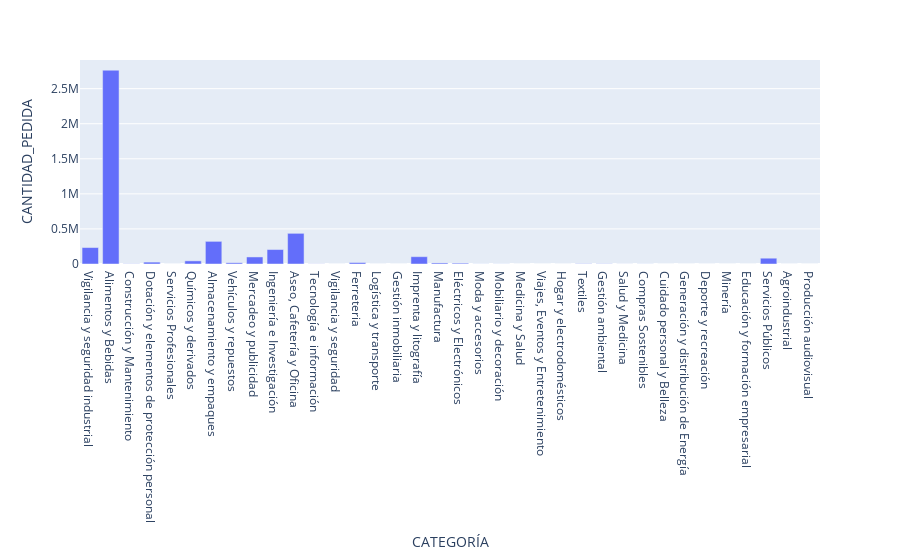

The notebook cell saved with this chart:
### Code cell
px.bar(df_CAT, y='CANTIDAD_PEDIDA')

### Figure 1 — Plotly figure (JSON) as saved in the notebook; plotly's stock layout.template omitted (floating-point values rounded to 4 significant figures)
{"data": [{"alignmentgroup": "True", "hovertemplate": "CATEGORÍA=%{x}<br>CANTIDAD_PEDIDA=%{y}<extra></extra>", "legendgroup": "", "marker": {"color": "#636efa", "pattern": {"shape": ""}}, "name": "", "offsetgroup": "", "orientation": "v", "showlegend": false, "textposition": "auto", "type": "bar", "x": ["Vigilancia y seguridad industrial", "Alimentos y Bebidas", "Construcción y Mantenimiento", "Dotación y elementos de protección personal", "Servicios Profesionales", "Químicos y derivados", "Almacenamiento y empaques", "Vehículos y repuestos", "Mercadeo y publicidad", "Ingeniería e Investigación", "Aseo, Cafetería y Oficina", "Tecnología e información", "Vigilancia y seguridad", "Ferreteria", "Logística y transporte", "Gestión inmobiliaria", "Imprenta y litografía", "Manufactura", "Eléctricos y Electrónicos", "Moda y accesorios", "Mobiliario y decoración", "Medicina y Salud", "Viajes, Eventos y Entretenimiento", "Hogar y electrodomésticos", "Textiles", "Gestión ambiental", "Salud y Medicina", "Compras Sostenibles", "Cuidado personal y Belleza", "Generación y distribución de Energía", "Deporte y recreación", "Minería", "Educación y formación empresarial", "Servicios Públicos", "Agroindustrial", "Producción audiovisual"], "xaxis": "x", "y": [234476, 2763000.0, 2502, 27001, 298.5, 44670.0, 323000.0, 17334, 100534, 206195, 437284, 1567, 149, 20672, 353, 11, 104419, 15020, 11760, 1050, 927, 30, 58, 276, 3570, 2912, 627, 975, 66, 5, 146, 7, 2, 82682, 256, 4], "yaxis": "y"}], "layout": {"barmode": "relative", "legend": {"tracegroupgap": 0}, "margin": {"t": 60}, "xaxis": {"anchor": "y", "domain": [0, 1], "title": {"text": "CATEGORÍA"}}, "yaxis": {"anchor": "x", "domain": [0, 1], "title": {"text": "CANTIDAD_PEDIDA"}}}}
